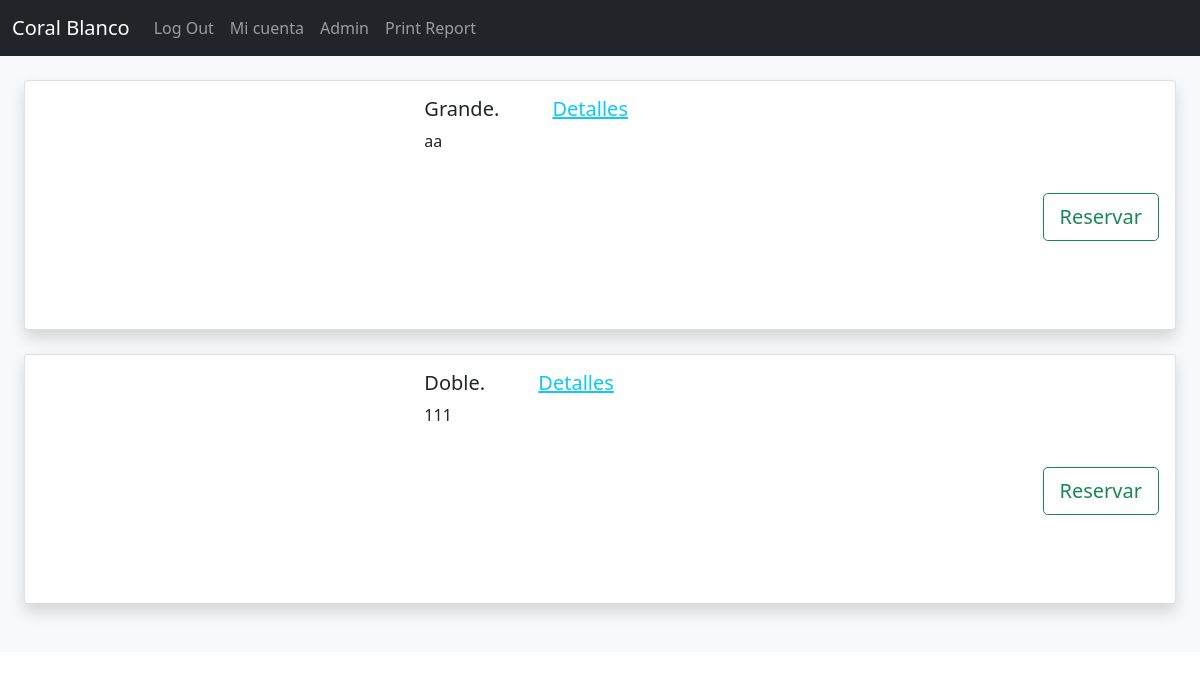
The app's page /booking/rooms/ (signed in) with its own data.
### booking/models.py (models this page shows, shortened)
class RoomType(models.Model):
    room_type_id = models.AutoField(primary_key=True) # to save space with foreign keys.
    uuid = models.UUIDField( # For displaying detailview without exposing the database.
        default = uuid.uuid4,
        editable = False,
        unique = True,
    )
    type = models.CharField(max_length=255, unique=True)
    short_description = models.TextField(blank=True, null=True)
    description = models.TextField()
    max_adults = models.IntegerField(blank=True, null=True)
    max_children = models.IntegerField(blank=True, null=True)
    price = models.DecimalField(max_digits=6, decimal_places=2)

### booking/views.py (the view)
# urls.py: path('rooms/', RoomsListView.as_view(), name='rooms'),
class RoomsListView(generic.ListView):
    model = RoomType
    template_name = 'rooms.html'
    context_object_name = 'room_types'

### templates/rooms.html (shortened to what this page needs)
{% extends '_base.html' %}
{% block content %}
    <div class="p-4 bg-light">
    {% for type in room_types %}
        <div class="card mb-4 shadow" style="height: 250px;">
            <div class="row g-0">
                <div class="col-md-4">
                </div>
                <div class="col-md-8">
                    <div class="card-body pl-5">
                        <div class="row">
                            <h5 class="card-title">
                                {{ type.type }}
                                <a class="link-info mx-lg-5" href="{% url 'room_detail' type.uuid %}">Detalles</a>
                            </h5>
                            <p class="card-text">{{ type.short_description }}</p>
                        </div>
                        <div class="row">
                            <ul class="list-unstyled pt-4">
                            </ul>
                        </div>
                        <div class="text-end">
                            <button class="btn btn-outline-success btn-lg">Reservar</button>
                        </div>
                    </div>
                </div>
            </div>
        </div>
    {% endfor %}
    </div>
{% endblock content %}

### records on screen
RoomType: type "Grande.", short_description "aa"
RoomType: type "Doble.", short_description "111"
